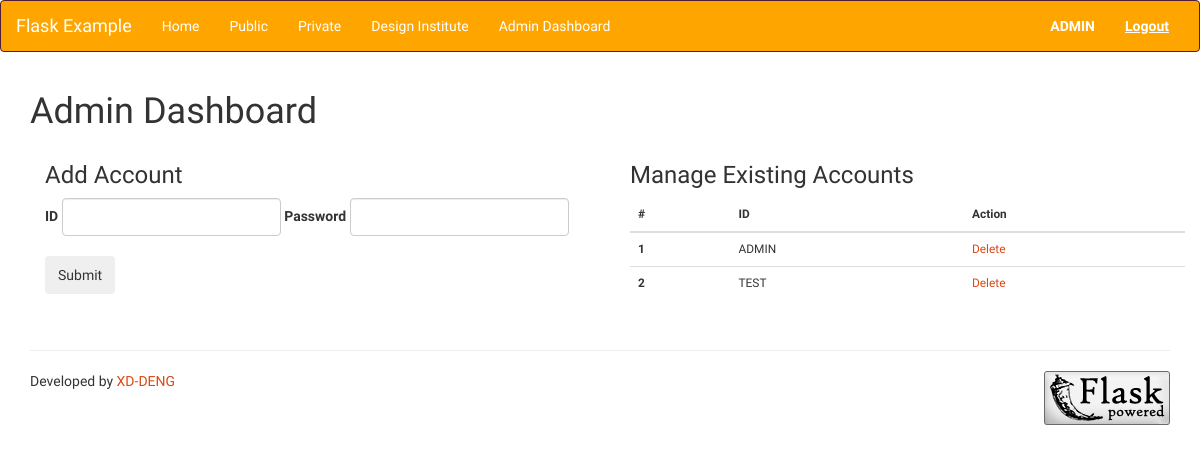
/admin/ (signed in), run on an earlier commit of the app's database.
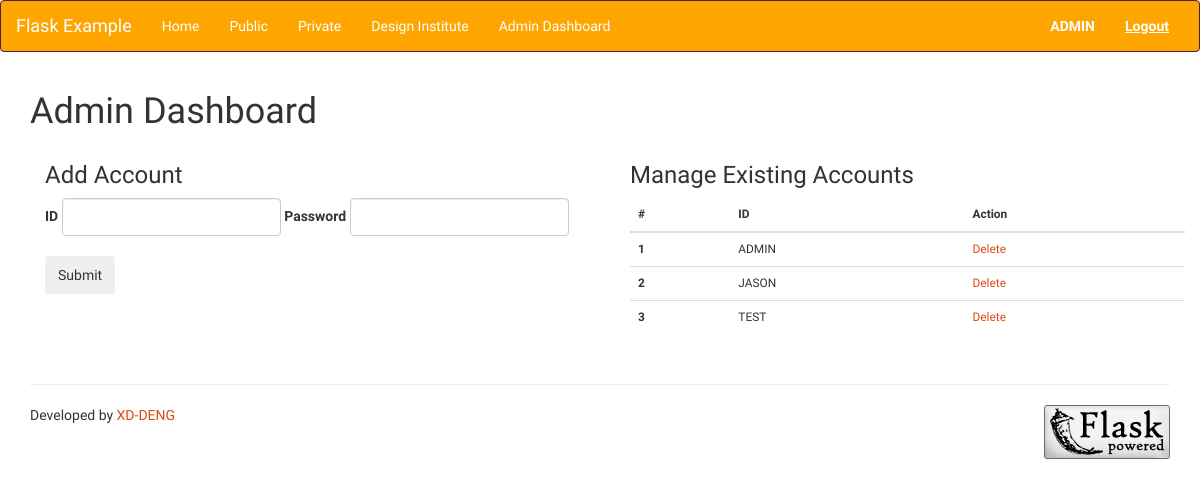
And on a later commit of the database.
### tables this page shows
CREATE TABLE users (id text primary key, pw text);

### app.py (the view)
@app.route("/admin/")
def FUN_admin():
    if session.get("current_user", None) == "ADMIN":
        user_list = list_users()
        user_table = zip(range(1, len(user_list)+1),\
                        user_list,\
                        [x + y for x,y in zip(["/delete_user/"] * len(user_list), user_list)])
        return render_template("admin.html", users = user_table)
    else:
        return abort(401)

### database.py (called while the page is built)
def list_users():
    _conn = sqlite3.connect(user_db_file_location)
    _c = _conn.cursor()
    _c.execute("select id from users;")
    result = [x[0] for x in _c.fetchall()]
    _conn.close()
    return result

### templates/admin.html (shortened to what this page needs)
{% extends "layout.html" %}
{% block page_title %}Admin Dashboard{% endblock %}
{% block body %}
    <div class = "container">
      <div class="row">
        <div class="col-lg-6">
          <h3>Add Account</h3>
          <form class="form-inline" action="/add_user" method='post'>
            <div class="form-group">
              <label for="id">ID</label>
              <input type="text" class="form-control" name="id">
            </div>
            <div class="form-group">
              <label for="pw">Password</label>
              <input type="password" class="form-control" name="pw">
            </div>
            <br><br>
            <button type="submit" class="btn">Submit</button>
          </form>
        </div>
        <div class="col-lg-6">
              <h3>Manage Existing Accounts</h3>
                <table class="table small">
                <thead>
                    <tr>
                      <th>#</th>
                      <th>ID</th>
                      <th>Action</th>
                    </tr>
                </thead>
                {% for number, id, act in users %}
                        <tr>
                           <th> {{ number }} </th>
                           <td> {{ id }} </td>
                           <td><a href={{act}}>Delete</a></td>
                        </tr>
                {% endfor %}
                </table>
        </div>
      </div>
    </div>
{% endblock %}

### templates/layout.html (shortened to what this page needs)
<html>
<link rel="stylesheet" href="{{ url_for('static', filename='css/bootstrap.min.united.css') }}">
<link rel="stylesheet" href="{{ url_for('static', filename='css/style.css') }}">
<nav class="navbar bg-dark navbar-inverse">
    <div class="container-fluid">
        <div class="navbar-header">
            <a class="navbar-brand" href="/">Flask Example</a>
        </div>
        <div class="collapse navbar-collapse" id="myNavbar">
        <ul class="nav navbar-nav">
            <li><a href="/">Home</a></li>
            <li><a href="/public/">Public</a></li>
            {% if session.get("current_user", None) != None %}
	       <li><a href="/private/">Private</a></li>
            <li><a href="/design-institute">Design Institute</a></li>
	    {% endif%}
            {% if session.get("current_user", None) == "ADMIN" %}
	      <li><a href="/admin">Admin Dashboard</a></li>
	    {% endif %}
        </ul>
        <ul class="nav navbar-nav navbar-right">
        {% if session.get("current_user", None) == None %}
                <form action="/login" method="post" class="navbar-form navbar-right">
                    <div class="form-group">
                      <input type="text" name="id" placeholder="User Name" class="form-control">
                    </div>
                    <div class="form-group">
                      <input type="password" name="pw" placeholder="Password" class="form-control">
                    </div>
                    <button type="submit" class="btn btn-success">Log In</button>
                </form>
        {% else %}
        <li>
              <a><b>{{ session.get("current_user") }}</b></a></li>
              <li><a href="/logout"><b><u>Logout</u></b></a>
          </li>
        {% endif %}
        </ul>
        </div>
    </div>
    </nav>
<div class="container">
  <h1>{% block page_title %}{% endblock %}</h1>
  <p>{% block body %}{% endblock %}</p>
</div>
<div class='container'>
<hr>
Developed by <a href='https://github.com/XD-DENG'>XD-DENG</a>
<a href="http://flask.pocoo.org/"><img
   src="{{ url_for('static', filename='img/flask-powered.png') }}"
   border="0"
   align="right"
   alt="Flask powered"
   title="Flask powered"></a>
</div>
</html>

### static/css/style.css (style rules this page uses)
.navbar { background-color: orange }

What changed in the data, as far as the page shows it:
added users: number "2", id "JASON"
computed for users "TEST": number "2" → "3"
